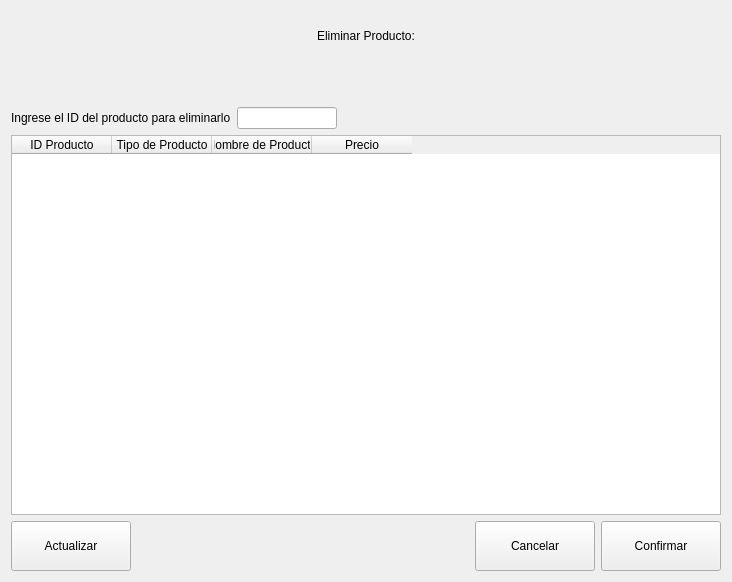
           <widget class="QWidget" name="pageEliminarProducto">
            <layout class="QVBoxLayout" name="verticalLayout_21">
             <item>
              <widget class="QLabel" name="label_24">
               <property name="minimumSize">
                <size>
                 <width>0</width>
                 <height>50</height>
                </size>
               </property>
               <property name="text">
                <string>Eliminar Producto:</string>
               </property>
               <property name="alignment">
                <set>Qt::AlignCenter</set>
               </property>
              </widget>
             </item>
             <item>
              <spacer name="verticalSpacer_16">
               <property name="orientation">
                <enum>Qt::Vertical</enum>
               </property>
               <property name="sizeHint" stdset="0">
                <size>
                 <width>20</width>
                 <height>40</height>
                </size>
               </property>
              </spacer>
             </item>
             <item>
              <layout class="QHBoxLayout" name="horizontalLayout_18">
               <item>
                <widget class="QLabel" name="label_25">
                 <property name="text">
                  <string>Ingrese el ID del producto para eliminarlo</string>
                 </property>
                </widget>
               </item>
               <item>
                <widget class="QLineEdit" name="lineEliminarProducto">
                 <property name="minimumSize">
                  <size>
                   <width>100</width>
                   <height>0</height>
                  </size>
                 </property>
                 <property name="maximumSize">
                  <size>
                   <width>100</width>
                   <height>16777215</height>
                  </size>
                 </property>
                </widget>
               </item>
               <item>
                <spacer name="horizontalSpacer_25">
                 <property name="orientation">
                  <enum>Qt::Horizontal</enum>
                 </property>
                 <property name="sizeHint" stdset="0">
                  <size>
                   <width>40</width>
                   <height>20</height>
                  </size>
                 </property>
                </spacer>
               </item>
              </layout>
             </item>
             <item>
              <widget class="QTableWidget" name="tablaEliminarProducto">
               <property name="minimumSize">
                <size>
                 <width>0</width>
                 <height>380</height>
                </size>
               </property>
               <column>
                <property name="text">
                 <string>ID Producto</string>
                </property>
               </column>
               <column>
                <property name="text">
                 <string>Tipo de Producto</string>
                </property>
               </column>
               <column>
                <property name="text">
                 <string>Nombre de Producto</string>
                </property>
               </column>
               <column>
                <property name="text">
                 <string>Precio</string>
                </property>
               </column>
              </widget>
             </item>
             <item>
              <layout class="QHBoxLayout" name="horizontalLayout_19">
               <item>
                <widget class="QPushButton" name="btnActualizarEliminarProducto">
                 <property name="minimumSize">
                  <size>
                   <width>120</width>
                   <height>50</height>
                  </size>
                 </property>
                 <property name="text">
                  <string>Actualizar</string>
                 </property>
                </widget>
               </item>
               <item>
                <spacer name="horizontalSpacer_23">
                 <property name="orientation">
                  <enum>Qt::Horizontal</enum>
                 </property>
                 <property name="sizeHint" stdset="0">
                  <size>
                   <width>338</width>
                   <height>20</height>
                  </size>
                 </property>
                </spacer>
               </item>
               <item>
                <widget class="QPushButton" name="btnCancelarEliminarProducto">
                 <property name="minimumSize">
                  <size>
                   <width>120</width>
                   <height>50</height>
                  </size>
                 </property>
                 <property name="text">
                  <string>Cancelar</string>
                 </property>
                </widget>
               </item>
               <item>
                <widget class="QPushButton" name="btnConfirmarEliminarProducto">
                 <property name="minimumSize">
                  <size>
                   <width>120</width>
                   <height>50</height>
                  </size>
                 </property>
                 <property name="text">
                  <string>Confirmar</string>
                 </property>
                </widget>
               </item>
              </layout>
             </item>
            </layout>
           </widget>
